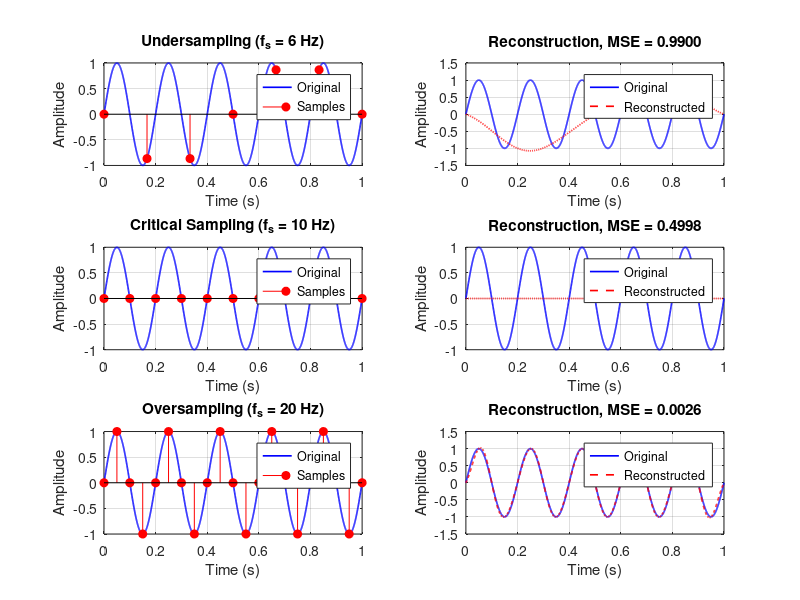

Recreate this plot in MATLAB. (Note: this script raises an error after producing the figure.)
clc; clear; close all;

% Original continuous-time signal
fm = 5;                         % Message frequency
t = 0:0.0005:1;
x = sin(2*pi*fm*t);

% Sampling frequencies
fs = [6 10 20];
names = {'Undersampling','Critical Sampling','Oversampling'};

figure;

for i = 1:3

    % Sampling
    ts = 0:1/fs(i):1;
    xs = sin(2*pi*fm*ts);

    % Sinc reconstruction
    xr = zeros(size(t));
    for k = 1:length(ts)
        xr = xr + xs(k)*sinc(fs(i)*(t-ts(k)));
    end

    % Reconstruction error
    mse = mean((x-xr).^2);

    % Plot original and sampled signals
    subplot(3,2,2*i-1);
    plot(t,x,'b','LineWidth',1.2); hold on;
    stem(ts,xs,'r','filled');
    title([names{i},' (f_s = ',num2str(fs(i)),' Hz)']);
    xlabel('Time (s)'); ylabel('Amplitude');
    legend('Original','Samples');
    grid on;

    % Plot reconstructed signal
    subplot(3,2,2*i);
    plot(t,x,'b','LineWidth',1.2); hold on;
    plot(t,xr,'r--','LineWidth',1.2);
    title(['Reconstruction, MSE = ',num2str(mse,'%.4f')]);
    xlabel('Time (s)'); ylabel('Amplitude');
    legend('Original','Reconstructed');
    grid on;

    fprintf('%s: MSE = %.6f\n',names{i},mse);
end

sgtitle('Verification of Sampling Theorem');
